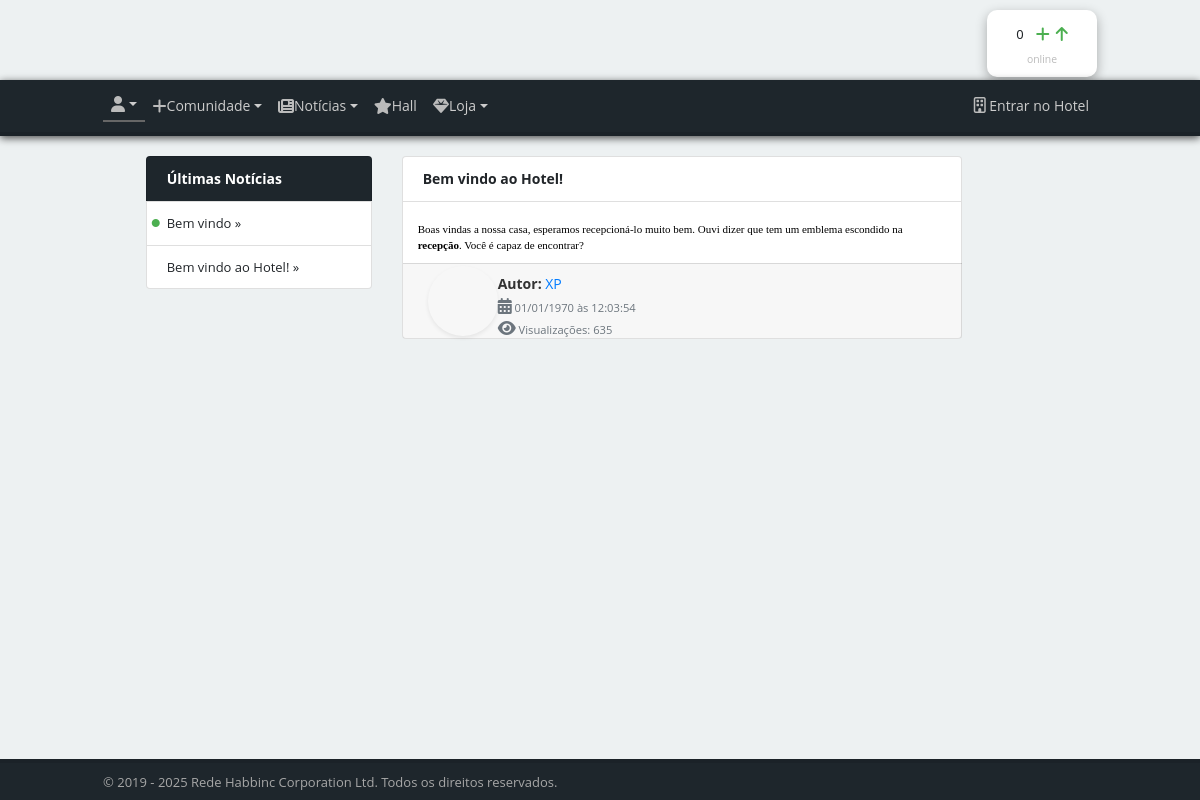
Page /noticia?=1 on the committed database.
### tables this page shows
CREATE TABLE `cms_news` (
  `id` int(11) NOT NULL,
  `title` varchar(100) NOT NULL,
  `image` varchar(100) NOT NULL DEFAULT '0',
  `shortstory` varchar(999) NOT NULL,
  `longstory` text NOT NULL,
  `author` varchar(100) NOT NULL DEFAULT 'CompraHabbo',
  `date` int(11) NOT NULL DEFAULT 0,
  `type` varchar(100) NOT NULL DEFAULT '1',
  `visitas` int(11) DEFAULT 0,
  `noticia_ativa` enum('0','1','','') NOT NULL,
  `ativada` enum('0','1') NOT NULL DEFAULT '1',
  `roomid` int(11) DEFAULT NULL COMMENT 'NULL',
  `look` varchar(255) NOT NULL COMMENT 'NULL',
  `formulario_ativo` tinyint(1) DEFAULT 0,
  `curtidas` int(11) NOT NULL DEFAULT 0
);

CREATE TABLE `users` (
  `id` int(11) NOT NULL,
  `username` varchar(25) NOT NULL,
  `real_name` varchar(25) NOT NULL DEFAULT 'KREWS DEV',
  `password` varchar(64) NOT NULL,
  `mail` varchar(500) DEFAULT NULL,
  `mail_verified` enum('0','1') NOT NULL DEFAULT '0',
  `account_created` int(11) NOT NULL,
  `account_day_of_birth` int(11) NOT NULL DEFAULT 0,
  `last_login` int(11) NOT NULL DEFAULT 0,
  `last_online` int(11) NOT NULL DEFAULT 0,
  `motto` varchar(127) NOT NULL DEFAULT '',
  `look` varchar(256) NOT NULL DEFAULT 'hr-115-42.hd-195-19.ch-3030-82.lg-275-1408.fa-1201.ca-1804-64',
  `gender` enum('M','F') NOT NULL DEFAULT 'M',
  `rank` int(11) NOT NULL DEFAULT 1,
  `credits` int(11) NOT NULL DEFAULT 2500,
  `pontos_presenca` int(11) NOT NULL DEFAULT 0,
  `pixels` int(11) NOT NULL DEFAULT 500,
  `points` int(11) NOT NULL DEFAULT 10,
  `online` enum('0','1','2') NOT NULL DEFAULT '0',
  `auth_ticket` varchar(256) NOT NULL DEFAULT '',
  `ip_register` varchar(45) NOT NULL,
  `ip_current` varchar(45) NOT NULL COMMENT 'Have your CMS update this IP. If you do not do this IP banning won''t work!',
  `machine_id` varchar(64) NOT NULL DEFAULT '',
  `home_room` int(11) NOT NULL DEFAULT 0,
  `secret_key` varchar(40) DEFAULT NULL,
  `pincode` varchar(11) DEFAULT NULL,
  `extra_rank` int(11) DEFAULT NULL,
  `pontos_promocao` int(11) NOT NULL,
  `pontos_evento` int(11) NOT NULL,
  `referidos` int(11) NOT NULL,
  `discord` varchar(11) DEFAULT NULL COMMENT 'null',
  `capa` int(11) NOT NULL,
  `type` varchar(50) DEFAULT NULL COMMENT 'user',
  `tasks` text DEFAULT NULL COMMENT 'funções',
  `post_hoje` int(11) DEFAULT NULL COMMENT 'null',
  `pin` varchar(6) DEFAULT NULL,
  `contract_start` int(11) UNSIGNED DEFAULT NULL
);

### structure/functions/Salsa.Afiltro.php (called while the page is built, shortened)
<?php
function fs($str)
{
    $str   = htmlspecialchars(trim($str));
    $texto = $str;
    $texto = str_replace("INSERT", "IN-SER-T", $texto);
    $texto = str_replace("DELETE", "DE-LE-TE", $texto);
    $texto = str_replace("TRUNCATE", "TRUN-CA-TE", $texto);
    $texto = str_replace("SELECT", "SE-LEC-T", $texto);
    $texto = str_replace("ALTER", "AL-TER", $texto);
    $texto = str_replace("UPDATE", "UP-DA-TE", $texto);
    $texto = str_replace("inert", "IN-SER-T", $texto);
    $texto = str_replace("delete", "DE-LE-TE", $texto);
    $texto = str_replace("truncate", "TRUN-CA-TE", $texto);
    $texto = str_replace("select", "SE-LEC-T", $texto);
    $texto = str_replace("alter", "AL-TER", $texto);
    $texto = str_replace("update", "UP-DA-TE", $texto);
    $texto = str_replace("script", "", $texto);
    $texto = str_replace("SCRIPT", "", $texto);
    $texto = str_replace("onion", "", $texto);
    $texto = str_replace("www", "", $texto);
    $texto = str_replace("http://", "", $texto);
    $texto = str_replace("https://", "", $texto);
    $texto = str_replace("<", "", $texto);
    $texto = str_replace(">", "", $texto);
    $texto = str_replace("/", "", $texto);
    $texto = str_replace("(", "", $texto);
    $str   = str_replace(")", "", $texto);
    return $str;
}
function noticia($str)
{
    $str   = htmlspecialchars(trim($str));
    $texto = $str;
    $texto = str_replace("/noticia?=", "", $texto);
    $texto = str_replace("/perfil?=", "", $texto);
    $texto = str_replace("/convite?=", "", $texto);
    $texto = str_replace("/panel/salsa-editar-noticia?=", "", $texto);
    $str   = str_replace(")", "", $texto);
    return $str;
}
$noticiaid    = $_SERVER["REQUEST_URI"];
$noticia      = noticia($noticiaid);
$noticiafinal = fs($noticia);
if (preg_match('/[\'^£$%&*()}{@#~?><>,|=_+¬-]/', $noticiafinal))
    $noticiafinal = 0;
else
    $noticiafinal = $noticiafinal;

### index.php (called while the page is built, shortened)
<?php
include ''.$_SERVER['DOCUMENT_ROOT'].'/structure/util/web/Salsa.URL.php';

### structure/files/tema/original/noticia.php (the view, shortened to what this page needs)
<?php
if (is_numeric($noticiafinal))
	$noticiafinal = $noticiafinal;
else
	$noticiafinal = 0;
$sql3 = "SELECT * FROM cms_news WHERE id=".$noticiafinal." LIMIT 1";
$query1 = mysqli_query($conn, $sql3) or die(mysqli_error($conn));
while ($row3 = $query1->fetch_assoc()) {
$fnsalsa = "UPDATE cms_news SET type = type+1 WHERE id = '" . $row3['id'] . "'";
$conn->query($fnsalsa);
include 'header.php';
?>
    <div class="container">
        <div class="row justify-content-md-center">
            <div class="col-md-3">
                <div class="list-group">
                    <div class="list-group-item list-header">Últimas Notícias</div>
                    <?php
                $sql3 = "SELECT * FROM cms_news order by id DESC LIMIT 30";
$query1 = mysqli_query($conn, $sql3) or die(mysqli_error($conn));
while ($row2 = $query1->fetch_assoc()) {
    ?>
                        <a href="/noticia?=<?php echo $row2['id'] ?>" class="list-group-item list-group-item-action " style="color: #212529">
                            <?php
                            if ($row2['noticia_ativa'] == 1)
                            {
                                ?>
                        <span class="fas fa-circle" title="<?php echo $row2['title'] ?>" style="font-size: 8px;color: #4CAF50;position:absolute;margin-left: -15px;margin-top: 5px;"></span>
                    <?php } ?>
                                             <?php echo $row2['title'] ?> »
                    </a>
                        <?php } ?>
                </div>
            </div>
            <div class="col-md-8 ng-scope" ng-controller="articleController">
                <div class="card" style="width: 560px; margin-bottom: 10px">
                    <div id="articleTopImage" class="card-body" style="background-image: url(<?php echo $row3['image'] ?>);">
                        <?php echo $row3['title'] ?>
                    </div>
                    <div id="article-body" style="color: #000" class="card-body">
                        <p>
                            <?php echo html_entity_decode($row3['longstory']) ?>
                        </p>
                    </div>
                    <div id="article-footer" class="card-body">
                       <div class="col-md-6 d-flex align-items-center gap-3">
    <?php
    $sql34 = "SELECT * FROM users WHERE username='" . $row3['author'] . "'";
    $query12 = mysqli_query($conn, $sql34) or die(mysqli_error($conn));
    $authorData = mysqli_fetch_assoc($query12);
    ?>
    <div class="article-author-image rounded-circle shadow-sm"
         style="width: 70px; height: 70px; background-image: url('https://habbo.city/habbo-imaging/avatarimage?figure=<?php echo $authorData['look']; ?>&size=m&head_direction=2&gesture=sml'); background-size: cover; background-position: center;">
    </div>
    <div class="article-author" style="font-size: 14px; color: #333;">
        <p class="mb-1"><strong>Autor:</strong>
            <a href="/perfil?=<?php echo $row3['author']; ?>"
               style="text-decoration: none; color: #007bff;"
               onmouseover="this.style.textDecoration='underline';"
               onmouseout="this.style.textDecoration='none';">
               <?php echo htmlspecialchars($row3['author']); ?>
            </a>
        </p>
        <p class="mb-1">
            <small class="text-muted">
                <i class="fas fa-calendar-alt me-1"></i>
                <?php echo date('d/m/Y', $row3['date']) . ' às ' . date('H:i:s', $row3['date']); ?>
            </small>
        </p>
        <p class="mb-0">
            <small class="text-muted">
                <i class="fas fa-eye me-1"></i>
                Visualizações: <?php echo $row3['type']; ?>
            </small>
        </p>
    </div>
</div>
                </div>
            </div>
        </div>
    </div>
    </div>
    <div class="salsa"></div>
    <div style="font-weight: 14px;background: #1e262c; padding: 10px;border-top: 4px solid #1b2228;margin-top: 30px">
        <div class="container">
            <span style="color:#a7a7a7">
            © 2019 - <?php echo ano ?> Rede <?php echo nome ?> Corporation Ltd. Todos os direitos reservados.
                                                    </span>
        </div>
    </div>
    </body>
    </html>
    <?php } ?>

### structure/files/tema/original/header.php (shortened to what this page needs)
<!DOCTYPE html>
<html lang="pt-br">
<head>
    <link href="<?php echo url ?>/structure/files/tema/<?php echo tema ?>/css_files/css" rel="stylesheet">
    <link rel="stylesheet" href="<?php echo url ?>/structure/files/tema/<?php echo tema ?>/css_files/bootstrap.min.css">
    <link rel="stylesheet" href="<?php echo url ?>/structure/files/tema/<?php echo tema ?>/css_files/animate.css">
    <link href="<?php echo url ?>/structure/files/tema/<?php echo tema ?>/css_files/all.css" rel="stylesheet" type="text/css">
</head>
<body ng-app="formApp" class="animated fadeIn ng-scope">
    <div id="master-topbg" ng-controller="gameHeaderController" class="ng-scope">
        <div class="container">
            <div class="row">
                <div class="col-md-6">
                    <a href="<?php echo url ?>/index">
                        <div id="master-logo"></div>
                    </a>
                </div>
<div class="col-md-6">
    <div class="pull-right">
        <div style="float:right; margin-top: 10px; padding: 10px; text-align: center; background: #ffffffff; border-radius: 10px; box-shadow: 0 4px 12px rgba(0,0,0,0.3); transition: all 0.5s ease;">
            <div style="padding: 6px 10px; min-width: 90px; line-height: 100%; font-family: 'Segoe UI', sans-serif; display: flex; align-items: center; justify-content: center; gap: 6px; animation: slideFade 0.8s ease-out;">
                <?php
                    $onlines = SalsaDado::usuarios_online($conn);
                    if ($onlines >= 0) {
                        $iconSeta = '<i class="fas fa-arrow-up fa-bounce" style="color: #4caf50;"></i>';
                        $iconMaisMenos = '<i class="fas fa-plus" style="color: #4caf50;"></i>';
                    } else {
                        $iconSeta = '<i class="fas fa-arrow-down fa-shake" style="color: #f44336;"></i>';
                        $iconMaisMenos = '<i class="fas fa-minus" style="color: #f44336;"></i>';
                    }
                ?>
                <?= $iconMaisMenos ?>
                <?= $iconSeta ?>
            </div>
            <div style="margin-top: 4px;">
                <small style="color: #bbb;">online</small>
            </div>
        </div>
    </div>
</div>
<link rel="stylesheet" href="https://cdnjs.cloudflare.com/ajax/libs/font-awesome/6.4.0/css/all.min.css">
            </div>
        </div>
    </div>
   <div ng-controller="notificationsController" class="ng-scope">
  <nav class="navbar navbar-expand-lg navbar-dark sticky-top" style="background-color: #121217; box-shadow: 0 2px 8px rgba(0,0,0,0.7);">
    <div class="container">
      <div class="collapse navbar-collapse" id="navbarMain">
        <ul class="navbar-nav w-100">
          <li class="nav-item dropdown active">
            <a class="nav-link dropdown-toggle d-flex align-items-center" href="#" id="perfilDropdown" role="button" data-toggle="dropdown" aria-haspopup="true" aria-expanded="false" style="color: #ccc; font-weight: 500; position: relative; transition: color 0.25s ease;">
              <i class="fas fa-user me-1" style="color: #bbb;"></i>
            </a>
          </li>
          <li class="nav-item dropdown">
            <a class="nav-link dropdown-toggle d-flex align-items-center" href="#" id="comunidadeDropdown" role="button" data-toggle="dropdown" aria-haspopup="true" aria-expanded="false" style="color: #ccc; font-weight: 500;">
              <i class="fas fa-plus me-1" style="color: #bbb;"></i> Comunidade
            </a>
          </li>
          <li class="nav-item dropdown">
            <a class="nav-link dropdown-toggle d-flex align-items-center" href="#" id="noticiasDropdown" role="button" data-toggle="dropdown" aria-haspopup="true" aria-expanded="false" style="color: #ccc; font-weight: 500;">
              <i class="fas fa-newspaper me-1" style="color: #bbb;"></i> Notícias
            </a>
          </li>
          <li class="nav-item">
            <a class="nav-link d-flex align-items-center" href="<?php echo url ?>/hall" style="color: #ccc; font-weight: 500;">
              <i class="fas fa-star me-1" style="color: #bbb;"></i> Hall
            </a>
          </li>
          <li class="nav-item dropdown">
            <a class="nav-link dropdown-toggle d-flex align-items-center" href="#" id="lojaDropdown" role="button" data-toggle="dropdown" aria-haspopup="true" aria-expanded="false" style="color: #ccc; font-weight: 500;">
              <i class="fas fa-gem me-1" style="color: #bbb;"></i> Loja
            </a>
          </li>
          <li class="nav-item ml-auto">
            <a class="nav-link" href="<?php echo url ?>/client" target="_blank" style="color: #ccc; font-weight: 500;">
              <i class="far fa-building me-1" style="color: #bbb;"></i> Entrar no Hotel
            </a>
          </li>
        </ul>
      </div>
    </div>
  </nav>
</div>

### structure/functions/Salsa.Dados.php (shortened to what this page needs)
<?php
class SalsaDado
{
    static function usuarios_online($conn)
    {
        $qr = "SELECT * FROM users WHERE online='1'";
        if ($r = mysqli_query($conn, $qr)) {
            $online = mysqli_num_rows($r);
            echo $online;
        }
    }
}

### rows in the picture
cms_news: online "0", title "Bem vindo ao Hotel!", longstory "Boas vindas a nossa casa, esperamos recepcioná-lo muito bem. Ouvi dizer que tem um emblema escondido na recepção . Você é capaz de encontrar?", author "XP", date "01/01/1970", date "12:03:54", type "635"
cms_news: title "Bem vindo"
